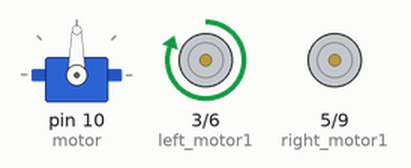
Recording of a sketch running on a simulated Arduino Uno, built with avr-gcc and run on an emulated ATmega328P. Parts: servo, motor-driver pin pairs drawn as motors (green arrow = first pin HIGH = forward, orange = second pin HIGH = backward, longer = more drive).

Above: at 0.5 s.
At 1.5 s:
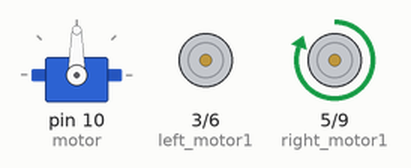
At 2.5 s:
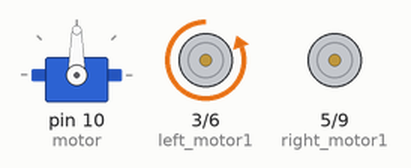
At 3.5 s:
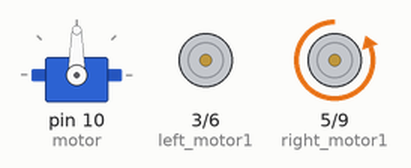
Timing chart, 0 to 5.2 s (numbered marks = the images above):
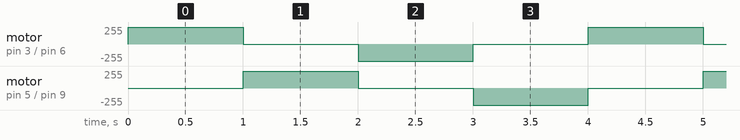

The sketch:

moving_car.ino
```cpp
#include <Servo.h>


// defining the motors (they are linked to the driver)
int left_motor1 = 3; // left avant
int right_motor1 = 5; // right avant
int left_motor2 = 6; // left arriere
int right_motor2 = 9; // right arriere

// defining servomotor and ultrasonic sensor
int echopin = A0;
int trigpin = A1;
int motor = 10;

int start = 103;

// variables
char value; // character you read from bluetooth controller
int distance; // the distance the ultrasonic sensor detects

int left;
int right;
int L = 0;
int R = 0;

Servo servo;


void setup() {
  Serial.begin(9600);

  pinMode(trigpin, OUTPUT);
  pinMode(echopin, OUTPUT);
  servo.attach(motor);

  pinMode(left_motor1, OUTPUT);
  pinMode(right_motor1, OUTPUT);
  pinMode(left_motor2, OUTPUT);
  pinMode(right_motor2, OUTPUT);

}

void loop() {
  digitalWrite(left_motor1,HIGH);
  digitalWrite(right_motor1,LOW);
  digitalWrite(left_motor2,LOW);
  digitalWrite(right_motor2,LOW);
  delay(1000);

  digitalWrite(left_motor1,LOW);
  digitalWrite(right_motor1,HIGH);
  digitalWrite(left_motor2,LOW);
  digitalWrite(right_motor2,LOW);
  delay(1000);

  digitalWrite(left_motor1,LOW);
  digitalWrite(right_motor1,LOW);
  digitalWrite(left_motor2,HIGH);
  digitalWrite(right_motor2,LOW);
  delay(1000);

  digitalWrite(left_motor1,LOW);
  digitalWrite(right_motor1,LOW);
  digitalWrite(left_motor2,LOW);
  digitalWrite(right_motor2,HIGH);
  delay(1000);
}


void backward()
{
  digitalWrite(left_motor1,HIGH);
  digitalWrite(right_motor1,LOW);
  digitalWrite(left_motor2,HIGH);
  digitalWrite(right_motor2,LOW);
}
 void forward()
{
  digitalWrite(left_motor1,LOW);
  digitalWrite(right_motor1,HIGH);
  digitalWrite(left_motor2,LOW);
  digitalWrite(right_motor2,HIGH);
}
 void stop()
{
  digitalWrite(left_motor1,LOW);
  digitalWrite(right_motor1,LOW);
  digitalWrite(left_motor2,LOW);
  digitalWrite(right_motor2,LOW);
}
int moveleft()
{
  digitalWrite(left_motor1,LOW);
  digitalWrite(right_motor1,LOW);
  digitalWrite(left_motor2,LOW);
  digitalWrite(right_motor2,HIGH);
}
int moveright()
{
  digitalWrite(left_motor1,LOW);
  digitalWrite(right_motor1,HIGH);
  digitalWrite(left_motor2,LOW);
  digitalWrite(right_motor2,LOW);
}


void obstacle(){
  distance = sense();
  if (distance <= 12){
    stop();
    backward();
    delay(100);
    stop();
    L = leftsee();
    delay(800);
    R = rightsee();
    if( L < R){
      moveright();
      delay(500);
      stop();
      delay(200);
    } else if (L > R){
      moveleft();
      delay(500);
      stop();
      delay(200);
    }
  } else {
      forward();
  }
}

int rightsee() {
  servo.write(20);
  delay(800);
  left = sense();
  servo.write(start);
  return left;
}
int leftsee() {
  servo.write(180);
  delay(800);
  right = sense();
  servo.write(start); // putting back the servomotor to its initial degree (sensor centering)
  return right;
}

int sense() {
  digitalWrite(trigpin, LOW);
  delayMicroseconds(4);
  digitalWrite(trigpin, HIGH);
  delayMicroseconds(10);
  digitalWrite(trigpin, LOW);
  long t = pulseIn(echopin, HIGH);
  long cm = t / 29 / 2; //time convert distance
  return cm;
}


// void voicecontrol() {
//   if (Serial.available() > 0) {
//     value = Serial.read();
//     Serial.println(value);
//     if (value == '^') {
//       forward();
//     } else if (value == '-') {
//       backward();
//     } else if (value == '<') {
//       L = leftsee();
//       servo.write(start);
//       if (L >= 10 ) {
//         left();
//         delay(500);
//         stop();
//       } else if (L < 10) {
//         stop();
//       }
//     } else if (value == '>') {
//       R = rightsee();
//       servo.write(start);
//       if (R >= 10 ) {
//         right();
//         delay(500);
//         stop();
//       } else if (R < 10) {
//         stop();
//       }
//     } else if (value == '*') {
//       stop();
//     }
//   }
// }
```

Measured:
- by itself, motor on pin 3 (left_motor1) / pin 6 (left_motor2), motor on pin 5 (right_motor1) / pin 9 (right_motor2): repeats every 4.0 s: stopped 1.0 s, backward 255/255 1.0 s, stopped 1.0 s, forward 255/255 1.0 s
